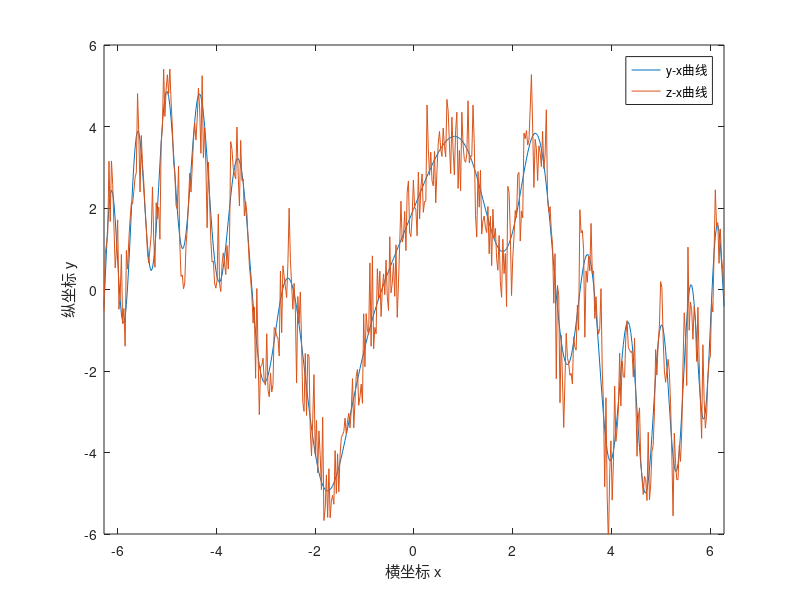
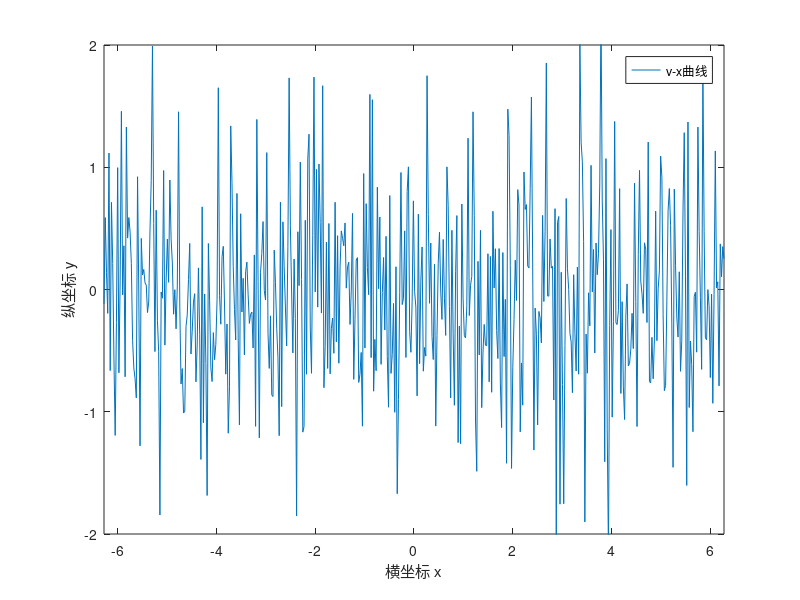

Write the MATLAB code that produced these figures, in order. (Note: this script raises an error after producing the figures.)
clear;clc;close all;
% 观测点数
N = 500;
x = linspace(-2*pi, 2*pi,N );
% 信号
y = 3 * sin(x)+2*cos(x.^2);
% 噪声（方差1.25）
v1 = 0.05*randn(N , 1).*y';
v2 = sqrt(0.5)*randn(N , 1);
v=v1+v2;%噪声信号
z=y'+v;%真实输出信号
d=y';%期望输出信号
P=x;
T=z';

%% 画图
plot(x,y);
hold on;
plot(x,T);
axis([-2*pi 2*pi -6 6]);
legend('y-x曲线','z-x曲线');
xlabel('横坐标 x');
ylabel('纵坐标 y');

figure;
plot(x,v');
axis([-2*pi 2*pi -2 2]);
legend('v-x曲线');
xlabel('横坐标 x');
ylabel('纵坐标 y');

% 数据集设置
[a,b]=dividerand([P;T],0.8,0.2); %训练集+验证集 80%，测试集20%
trainp=a(1,:);
traint=a(2,:);
testp=b(1,:);
testt=b(2,:);